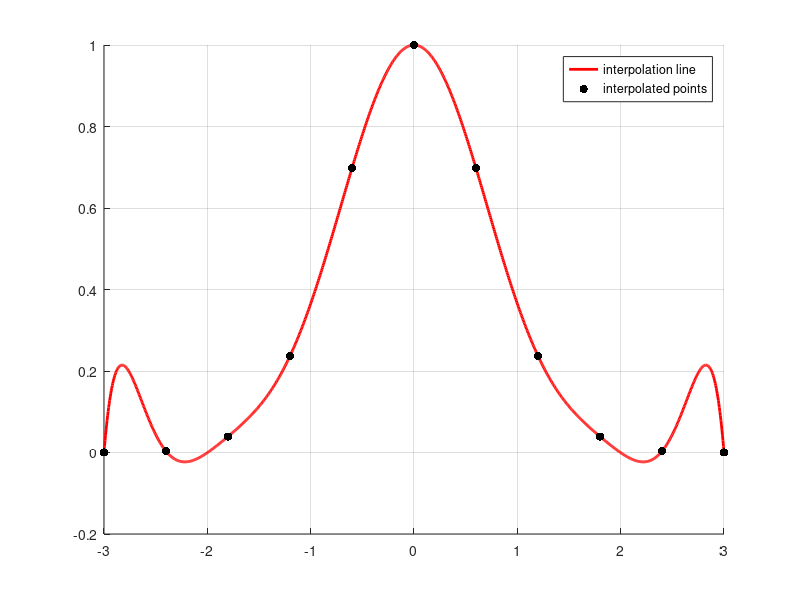

Recreate this plot in MATLAB.
%n =20; k = 1:n; x = cos(pi * (2 * k - 1) / (2 * n)); y = exp(-x.^2);

n = 10; h = 6 / n; x  = -3:h:3; y = exp(-x.^2);
xx = -3:0.005:3;
yy = 0 * xx;
n = length(x);
for i = 1:n,
   lag_i = 1 + 0 * xx;
   for j = 1:n,
     if (j ~= i)
        lag_i = lag_i .* (xx - x(j)) / (x(i) - x(j));
     end
  end
  %yy3 = yy3 + y(i) * lag_i;
  yy = yy + y(i) * lag_i;
end

hold on
plot( xx, yy, 'r', "linewidth", 2  )
scatterplot = scatter( x, y, 'k', 'filled'  )
h = legend('interpolation line', 'interpolated points', "show");

grid
print -dpng lagrange_interpolation.png
